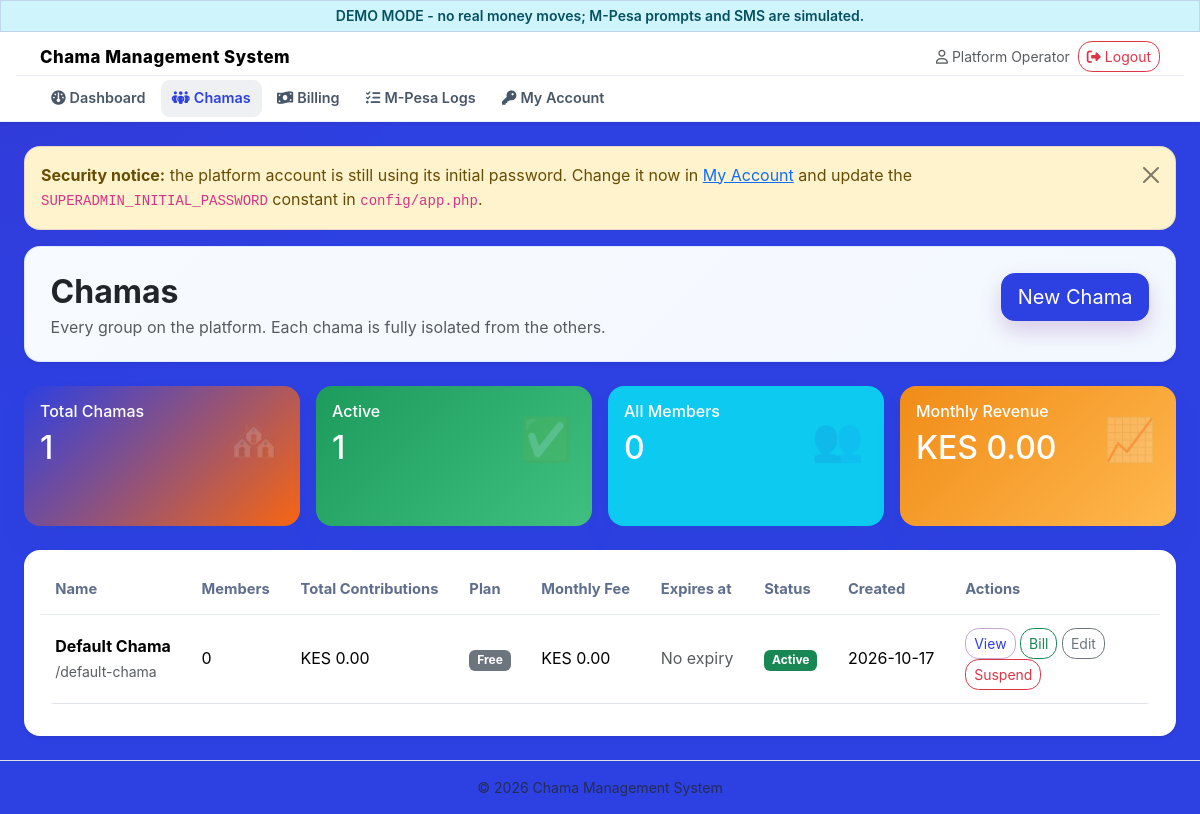
Page /chamas/index.php (signed in) on the committed database.
### tables this page shows
CREATE TABLE chamas (
    id INT UNSIGNED NOT NULL AUTO_INCREMENT,
    name VARCHAR(150) NOT NULL,
    slug VARCHAR(180) NOT NULL,
    phone VARCHAR(30) NOT NULL DEFAULT '',
    billing_phone VARCHAR(30) NOT NULL DEFAULT '' COMMENT 'M-Pesa number billed for the subscription',
    email VARCHAR(150) NOT NULL DEFAULT '',
    plan ENUM('free','pro') NOT NULL DEFAULT 'free',
    monthly_fee DECIMAL(10,2) NOT NULL DEFAULT 0 COMMENT 'what the CHAMA pays the platform',
    monthly_dues DECIMAL(10,2) NOT NULL DEFAULT 0 COMMENT 'what each MEMBER pays the chama per month',
    sms_enabled TINYINT(1) NOT NULL DEFAULT 0 COMMENT 'monthly dues reminders on/off',
    sms_receipts TINYINT(1) NOT NULL DEFAULT 1 COMMENT 'send confirmation SMS when money lands',
    sms_reminder_day TINYINT UNSIGNED NOT NULL DEFAULT 5 COMMENT 'day of month for the reminder, 1-28',
    sms_last_reminder DATE NULL COMMENT 'last day a reminder batch was sent',
    pay_shortcode VARCHAR(20) NOT NULL DEFAULT '' COMMENT 'group OWN Paybill/Till for member money',
    pay_passkey VARCHAR(120) NOT NULL DEFAULT '' COMMENT 'Daraja passkey for the group shortcode',
    pay_verified TINYINT(1) NOT NULL DEFAULT 0 COMMENT 'operator confirmed route ownership',
    pay_verified_at DATETIME NULL,
    sms_balance INT NOT NULL DEFAULT 0 COMMENT 'prepaid SMS units',
    is_pilot TINYINT(1) NOT NULL DEFAULT 0 COMMENT 'on a free trial window',
    tier VARCHAR(20) NOT NULL DEFAULT 'standard' COMMENT 'pricing tier key',
    setup_fee DECIMAL(10,2) NOT NULL DEFAULT 0 COMMENT 'one-off onboarding fee quoted',
    setup_fee_paid TINYINT(1) NOT NULL DEFAULT 0,
    plan_expires_at DATE NULL COMMENT 'NULL = never expires',
    status ENUM('active','suspended') NOT NULL DEFAULT 'active',
    suspension_reason VARCHAR(30) NOT NULL DEFAULT '' COMMENT 'nonpayment | manual | empty',
    started_at DATE NULL,
    notes VARCHAR(255) NOT NULL DEFAULT '',
    created_at TIMESTAMP NOT NULL DEFAULT CURRENT_TIMESTAMP,
    PRIMARY KEY (id),
    UNIQUE KEY uq_chamas_slug (slug)
);

### config/app.php (called while the page is built, shortened)
<?php
function url(string $path = ''): string
{
    return BASE_URL . '/' . ltrim($path, '/');
}
function money($amount): string
{
    return 'KES ' . number_format((float)$amount, 2);
}
function e($value): string
{
    return htmlspecialchars((string)$value, ENT_QUOTES, 'UTF-8');
}

### includes/billing.php (called while the page is built, shortened)
<?php
function subscription_status(array $chama): array
{
    $expiresAt = $chama['plan_expires_at'] ?? null;
    $fee = (float)($chama['monthly_fee'] ?? 0);
    $plan = $chama['plan'] ?? 'free';
    if ($plan === 'free' && $fee <= 0 && empty($expiresAt)) {
        return ['state' => 'unlimited', 'label' => 'Free plan (no expiry)', 'class' => 'secondary', 'days_left' => null, 'expires_at' => null];
    }
    $today = new DateTimeImmutable(date('Y-m-d'));
    $expiry = new DateTimeImmutable(date('Y-m-d', strtotime((string)$expiresAt)));
    $daysLeft = (int)$today->diff($expiry)->format('%r%a');
    return ['state' => 'active', 'label' => 'Active - ' . $daysLeft . ' days left', 'class' => 'success', 'days_left' => $daysLeft, 'expires_at' => $expiresAt];
}

### chamas/index.php (the view, shortened to what this page needs)
<?php
require_once __DIR__ . '/../includes/header.php';
$totalChamas = (int)$pdo->query('SELECT COUNT(*) FROM chamas')->fetchColumn();
$activeChamas = (int)$pdo->query("SELECT COUNT(*) FROM chamas WHERE status = 'active'")->fetchColumn();
$totalMembers = (int)$pdo->query('SELECT COUNT(*) FROM members')->fetchColumn();
$platformRevenue = (float)$pdo->query("SELECT COALESCE(SUM(monthly_fee),0) FROM chamas WHERE monthly_fee > 0")->fetchColumn();
$chamas = $pdo->query("
    SELECT c.*,
        (SELECT COUNT(*) FROM members m WHERE m.chama_id = c.id) AS member_count,
        (SELECT COALESCE(SUM(amount),0) FROM contributions ct WHERE ct.chama_id = c.id) AS total_contributions
    FROM chamas c ORDER BY c.id DESC
")->fetchAll();
?>
<div class="card hero-card shadow-sm mb-4">
    <div class="card-body d-flex flex-column flex-md-row justify-content-between align-items-start gap-3">
        <div>
            <h2 class="fw-bold mb-1">Chamas</h2>
            <div class="text-muted">Every group on the platform. Each chama is fully isolated from the others.</div>
        </div>
        <a href="<?= url('chamas/create.php') ?>" class="btn btn-primary btn-lg">New Chama</a>
    </div>
</div>
<div class="row row-cols-1 row-cols-md-4 g-3 mb-4">
    <div class="col"><div class="card stat-card bg-primary"><div class="card-body"><div class="icon">🏘️</div><h6 class="mb-2">Total Chamas</h6><h2><?= e($totalChamas) ?></h2></div></div></div>
    <div class="col"><div class="card stat-card bg-success"><div class="card-body"><div class="icon">✅</div><h6 class="mb-2">Active</h6><h2><?= e($activeChamas) ?></h2></div></div></div>
    <div class="col"><div class="card stat-card bg-info"><div class="card-body"><div class="icon">👥</div><h6 class="mb-2">All Members</h6><h2><?= e($totalMembers) ?></h2></div></div></div>
    <div class="col"><div class="card stat-card bg-warning"><div class="card-body"><div class="icon">📈</div><h6 class="mb-2">Monthly Revenue</h6><h2><?= money($platformRevenue) ?></h2></div></div></div>
</div>
<div class="card shadow-sm">
    <div class="card-body table-responsive">
        <table class="table table-hover align-middle">
            <thead>
                <tr><th>Name</th><th>Members</th><th>Total Contributions</th><th>Plan</th><th>Monthly Fee</th><th>Expires at</th><th>Status</th><th>Created</th><th width="210">Actions</th></tr>
            </thead>
            <tbody>
            <?php foreach ($chamas as $c): ?>
                <tr>
                    <td><strong><?= e($c['name']) ?></strong><br><small class="text-muted">/<?= e($c['slug']) ?></small></td>
                    <td><?= e($c['member_count']) ?></td>
                    <td><?= money($c['total_contributions']) ?></td>
                    <td><span class="badge bg-<?= $c['plan'] === 'pro' ? 'primary' : 'secondary' ?>"><?= e(ucfirst($c['plan'])) ?></span></td>
                    <td><?= money($c['monthly_fee']) ?></td>
                    <td>
                        <?php $rowSub = subscription_status($c); ?>
                        <?php if ($rowSub['expires_at']): ?>
                            <?= e(date('d M Y', strtotime((string)$rowSub['expires_at']))) ?><br>
                            <span class="badge bg-<?= e($rowSub['class']) ?>"><?= e($rowSub['label']) ?></span>
                        <?php else: ?>
                            <span class="text-muted">No expiry</span>
                        <?php endif; ?>
                    </td>
                    <td><span class="badge bg-<?= $c['status'] === 'active' ? 'success' : 'danger' ?>"><?= e(ucfirst($c['status'])) ?></span></td>
                    <td><?= e(substr((string)$c['created_at'], 0, 10)) ?></td>
                    <td>
                        <a class="btn btn-sm btn-outline-primary" href="<?= url('chamas/view.php?id=' . $c['id']) ?>">View</a>
                        <a class="btn btn-sm btn-outline-success" href="<?= url('billing/pay.php?chama_id=' . $c['id']) ?>">Bill</a>
                        <a class="btn btn-sm btn-outline-secondary" href="<?= url('chamas/edit.php?id=' . $c['id']) ?>">Edit</a>
                        <?php if ($c['status'] === 'active'): ?>
                            <a class="btn btn-sm btn-outline-danger" onclick="return confirm('Suspend this group? Its users will no longer be able to log in.')" href="<?= url('chamas/edit.php?id=' . $c['id'] . '&status=suspended') ?>">Suspend</a>
                        <?php else: ?>
                            <a class="btn btn-sm btn-outline-success" href="<?= url('chamas/edit.php?id=' . $c['id'] . '&status=active') ?>">Activate</a>
                        <?php endif; ?>
                    </td>
                </tr>
            <?php endforeach; ?>
            </tbody>
        </table>
    </div>
</div>

### assets/css/style.css (style rules this page uses)
:root { --bg: #eef4fb; --surface: #ffffff; --surface-alt: #f8fbff; --border: #47e018; --text: #172339; --muted: #c9274f; --primary: #2d40e2; --primary-rgb: 95, 7, 117; --primary-alt: #f86611; --primary-soft: #6563dd; --success: #1c9b5c; --warning: #f08c18; --danger: #db3847; --hero-kicker: #44ff1f; --hero-accent: #ffe08a; --hero-main: #44ff1f; --hero-subtitle: #d7e2ff; --bs-primary: var(--primary); --bs-primary-rgb: var(--primary-rgb); }
body { background: radial-gradient(circle at top left, rgba(var(--primary-rgb), 0.10), transparent 30%), linear-gradient(180deg, var(--primary) 0%, var(--primary) 100%) !important; color: var(--text); font-family: 'Inter', system-ui, -apple-system, BlinkMacSystemFont, 'Segoe UI', sans-serif; line-height: 1.55; min-height: 100vh; }
.card { border: 0; border-radius: 1rem; box-shadow: 0 18px 30px rgba(24, 83, 152, 0.06); }
.hero-card { background: linear-gradient(135deg, #f7fbff 0%, #f3f8ff 100%); border: 1px solid rgba(62, 105, 255, 0.12); }
.hero-card .card-body { padding: 1.6rem 1.6rem 1.3rem; }
.card-body { padding: 1rem 1rem; }
.stat-card { color: #fff; overflow: hidden; position: relative; min-height: 140px; }
.stat-card .icon { font-size: 42px; opacity: .18; position: absolute; right: 20px; top: 20px; }
.stat-card.bg-primary { background: linear-gradient(135deg, var(--primary), var(--primary-alt)); }
.stat-card.bg-success { background: linear-gradient(135deg, #1c9b5c, #3fbf80); }
.stat-card.bg-warning { background: linear-gradient(135deg, #f08c18, #ffb84e); }
.table { background: var(--surface); border-radius: 1rem; overflow: hidden; }
.table th, .table td { vertical-align: middle; padding: 0.8rem 0.95rem; }
.table thead th { color: #5e6e8d; border-bottom: 1px solid #e9eef6; font-size: 0.92rem; }
.table tbody tr { transition: background-color 0.2s ease; }
.badge { font-weight: 700; text-transform: none; }
.btn { border-radius: 0.85rem; transition: transform 0.15s ease, box-shadow 0.15s ease, background-color 0.15s ease; }
.btn-primary { --bs-btn-bg: var(--primary); --bs-btn-border-color: var(--primary); --bs-btn-hover-bg: var(--primary-alt); --bs-btn-hover-border-color: var(--primary-alt); --bs-btn-active-bg: var(--primary-alt); --bs-btn-active-border-color: var(--primary-alt); box-shadow: 0 10px 22px rgba(var(--primary-rgb), 0.18); }
.btn-outline-primary { --bs-btn-color: var(--primary); --bs-btn-border-color: rgba(var(--primary-rgb), 0.35); --bs-btn-hover-bg: var(--primary); --bs-btn-hover-border-color: var(--primary); --bs-btn-active-bg: var(--primary); --bs-btn-active-border-color: var(--primary); border-color: rgba(var(--primary-rgb), 0.35); color: var(--primary); }
main .card, main .container-fluid, main .row > [class*="col-"] { min-width: 0; }

### rows in the picture
chamas: name "Default Chama", slug "default-chama", member_count "0", total_contributions "KES 0.00", plan "Free", monthly_fee "KES 0.00", status "Active", created_at "2026-10-17"

### other values in the picture
$brandName "Chama Management System"
$user['name'] "Platform Operator"
$totalChamas "1"
$activeChamas "1"
$totalMembers "0"
money($platformRevenue) "KES 0.00"
APP_NAME "Chama Management System"
